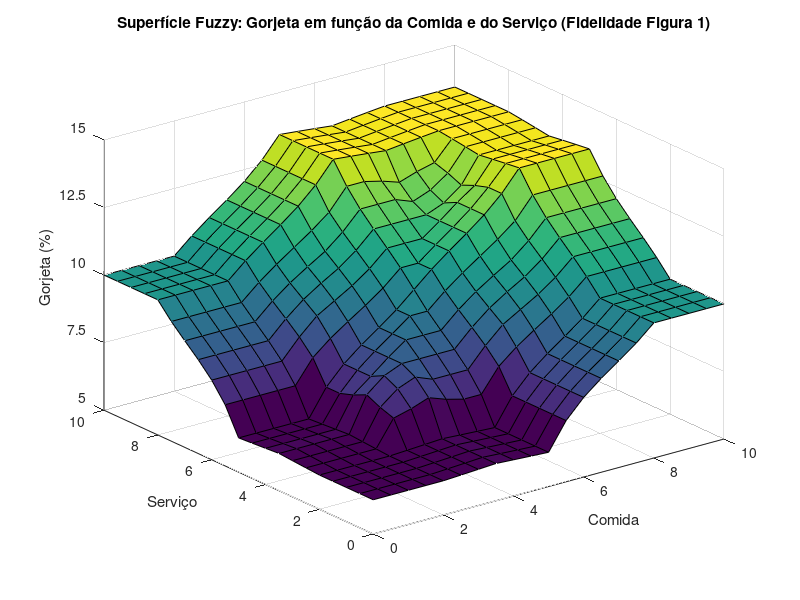

Write MATLAB code to recreate this figure.
% --- Cálculo de gorjeta usando Lógica Nebulosa ---
pkg load fuzzy-logic-toolkit

% Criação do sistema fuzzy
fis = newfis('gorjeta_figura1', 'mamdani', 'min', 'max', 'min', 'max', 'centroid');

% --- Funções de Pertinência de Entrada (Comida e Serviço) ---
% Ajustadas para sobreposição e simetria em torno de 5.
fis = addvar(fis, 'input', 'comida', [0 10]);
fis = addmf(fis, 'input', 1, 'ruim',  'trapmf', [-1 0 2 5]);
fis = addmf(fis, 'input', 1, 'media', 'trimf',  [2 5 8]);    % Triângulo Simples centrado em 5
fis = addmf(fis, 'input', 1, 'boa',   'trapmf', [5 8 10 11]);

fis = addvar(fis, 'input', 'servico', [0 10]);
fis = addmf(fis, 'input', 2, 'ruim',  'trapmf', [-1 0 2 5]);
fis = addmf(fis, 'input', 2, 'medio', 'trimf',  [2 5 8]);    % Triângulo Simples centrado em 5
fis = addmf(fis, 'input', 2, 'bom',   'trapmf', [5 8 10 11]);

% --- Funções de Pertinência de Saída (Gorjeta) ---
% Ajustadas para que o centro da MF 'media' seja 10.
fis = addvar(fis, 'output', 'gorjeta', [5 15]);
% Centróide da baixa: aproximadamente 6.25
fis = addmf(fis, 'output', 1, 'baixa', 'trapmf', [4 5 7 8]);
% Centróide da média: exatamente 10 (simétrico: 7.5 a 12.5)
fis = addmf(fis, 'output', 1, 'media', 'trimf',  [7.5 10 12.5]);
% Centróide da alta: aproximadamente 13.75
fis = addmf(fis, 'output', 1, 'alta',  'trapmf', [11 13 15 16]);

% --- Regras Fuzzy (Baseadas na Figura 1) ---
ruleList = [
  % comida  servico  gorjeta  peso  operador
  1 1 1 1 1;  % Ruim e Ruim → Baixa (5%)
  1 2 1 1 1;  % Ruim e Média → Baixa (puxa para 5%)
  2 1 1 1 1;  % Média e Ruim → Baixa (puxa para 5%)

  1 3 2 1 1;  % Ruim e Boa → Média (10%)
  3 1 2 1 1;  % Boa e Ruim → Média (10%)

  2 2 2 1 1;  % Média e Média → Média (10%)

  2 3 3 1 1;  % Média e Boa → Alta (puxa para 15%)
  3 2 3 1 1;  % Boa e Média → Alta (puxa para 15%)
  3 3 3 1 1;  % Boa e Boa → Alta (15%)
];
fis = addrule(fis, ruleList);

% Entrada de dados
comida = input("Qualidade da comida (0 a 10): ");
servico = input("Qualidade do serviço (0 a 10): ");

% Avaliação
gorjeta = evalfis([comida servico], fis);
printf("Comida=%.1f | Serviço=%.1f → Gorjeta sugerida: %.2f%%\n", comida, servico, gorjeta);

% --- Geração do gráfico 3D (Mantém-se sem travamento para suavidade) ---
[x, y] = meshgrid(0:0.5:10, 0:0.5:10);
z = zeros(size(x));
for i = 1:size(x,1)
  for j = 1:size(x,2)
    z(i,j) = evalfis([x(i,j) y(i,j)], fis);
  end
end

figure;
surf(x, y, z);
xlabel('Comida');
ylabel('Serviço');
zlabel('Gorjeta (%)');
title('Superfície Fuzzy: Gorjeta em função da Comida e do Serviço (Fidelidade Figura 1)');

% Ajuste de visualização
zlim([5 15]);
set(gca, 'ztick', [5 7.5 10 12.5 15]);
